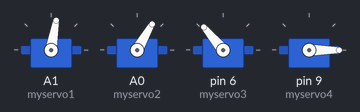
Recording of a sketch running on a simulated Arduino Uno, built with avr-gcc and run on an emulated ATmega328P. Shown: 4 × servo.

Above: at 1.1 s.
At 2.65 s:
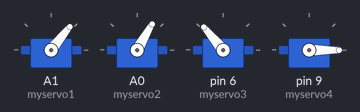
At 10.2 s:
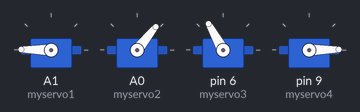
At 17.8 s:
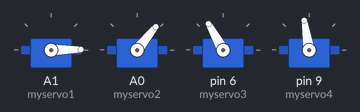
At 25.3 s:
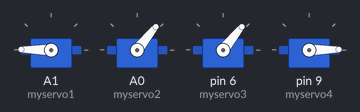
At 33.0 s:
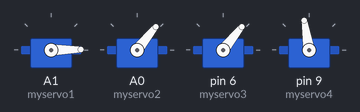
Timing chart, 0 to 40.0 s (numbered marks = the images above):
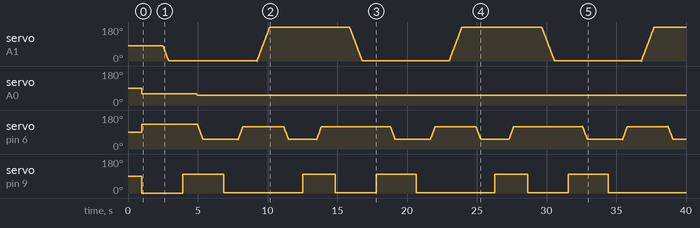

Measured:
- by itself, servo on A0 (myservo2): 90° → 60° at 1.0 s, → 51° 3.9 s later
- by itself, servo on pin 9 (myservo4): repeats every 13.9 s: 99° 3.0 s, 1° 5.6 s, 99° 2.4 s, 1° 2.9 s

The sketch:

servo_control.ino
```cpp
#include <Servo.h>
Servo myservo1;  // create servo object to control a servo
Servo myservo2;
Servo myservo3;
Servo myservo4;
int pos1=80, pos2=60, pos3=130, pos4=0;

void setup()
{
  myservo1.attach(A1);  // attaches the servo on pin 9 to the servo object
  myservo2.attach(A0);
  myservo3.attach(6);
  myservo4.attach(9);

  myservo1.write(pos1);
  delay(1000);
  myservo2.write(pos2);
  myservo3.write(pos3);
  myservo4.write(pos4);
  delay(1500);
}

void loop()
{
  // turn right
  for(pos1;pos1>0;pos1--)
  {
    myservo1.write(pos1);
    delay(5);      // delay 5ms（used to adjust the servo speed）
  }
  delay(1000);

  // open the claw
 for(pos4;pos4<100;pos4++)
 {
   myservo4.write(pos4);
 }
  delay(1000);

  // right servo rotates to 100 degrees
  for(pos2;pos2>50;pos2--)
  {
    myservo2.write(pos2);
    delay(5);
  }
  // left servo rotates to 5 degrees
  for(pos3;pos3>50;pos3--)
  {
    myservo3.write(pos3);
    delay(5);
  }
  delay(1500);

  // close the claw
  for(pos4;pos4>0;pos4--)
  {
    myservo4.write(pos4);
  }
  delay(1000);

  // left servo rotates to100 degrees, rocker arm lifts.
  for(pos3;pos3<120;pos3++)
  {
    myservo3.write(pos3);
    delay(5);
  }
  delay(1000);

  // turn to left
  for(pos1;pos1<180;pos1++)
  {
    myservo1.write(pos1);
    delay(5);
  }
  delay(1000);

  // Lower the arm
  for(pos3;pos3>50;pos3--)
  {
    myservo3.write(pos3);
    delay(5);
  }
  delay(1000);

  // open the claw
  for(pos4;pos4<100;pos4++)
  {
    myservo4.write(pos4);
  }
  delay(1000);

  // lift up the arm
  for(pos3;pos3<120;pos3++)
  {
    myservo3.write(pos3);
    delay(5);
  }
  delay(1000);

  // close the claw
  for(pos4;pos4>0;pos4--)
  {
    myservo4.write(pos4);
  }
  delay(1000);
}
```
